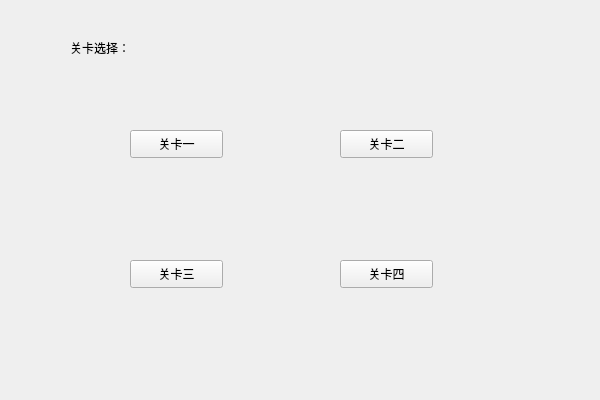
<?xml version="1.0" encoding="UTF-8"?>
<ui version="4.0">
 <class>GameMenu</class>
 <widget class="QWidget" name="GameMenu">
  <property name="geometry">
   <rect>
    <x>0</x>
    <y>0</y>
    <width>600</width>
    <height>400</height>
   </rect>
  </property>
  <property name="sizePolicy">
   <sizepolicy hsizetype="Fixed" vsizetype="Fixed">
    <horstretch>0</horstretch>
    <verstretch>0</verstretch>
   </sizepolicy>
  </property>
  <property name="windowTitle">
   <string>游戏菜单</string>
  </property>
  <widget class="QLabel" name="label">
   <property name="geometry">
    <rect>
     <x>70</x>
     <y>40</y>
     <width>72</width>
     <height>15</height>
    </rect>
   </property>
   <property name="text">
    <string>关卡选择：</string>
   </property>
  </widget>
  <widget class="QPushButton" name="pushButtonA">
   <property name="geometry">
    <rect>
     <x>130</x>
     <y>130</y>
     <width>93</width>
     <height>28</height>
    </rect>
   </property>
   <property name="text">
    <string>关卡一</string>
   </property>
  </widget>
  <widget class="QPushButton" name="pushButtonB">
   <property name="geometry">
    <rect>
     <x>340</x>
     <y>130</y>
     <width>93</width>
     <height>28</height>
    </rect>
   </property>
   <property name="text">
    <string>关卡二</string>
   </property>
  </widget>
  <widget class="QPushButton" name="pushButtonD">
   <property name="geometry">
    <rect>
     <x>340</x>
     <y>260</y>
     <width>93</width>
     <height>28</height>
    </rect>
   </property>
   <property name="text">
    <string>关卡四</string>
   </property>
  </widget>
  <widget class="QPushButton" name="pushButtonC">
   <property name="geometry">
    <rect>
     <x>130</x>
     <y>260</y>
     <width>93</width>
     <height>28</height>
    </rect>
   </property>
   <property name="text">
    <string>关卡三</string>
   </property>
  </widget>
 </widget>
 <resources/>
 <connections/>
</ui>
